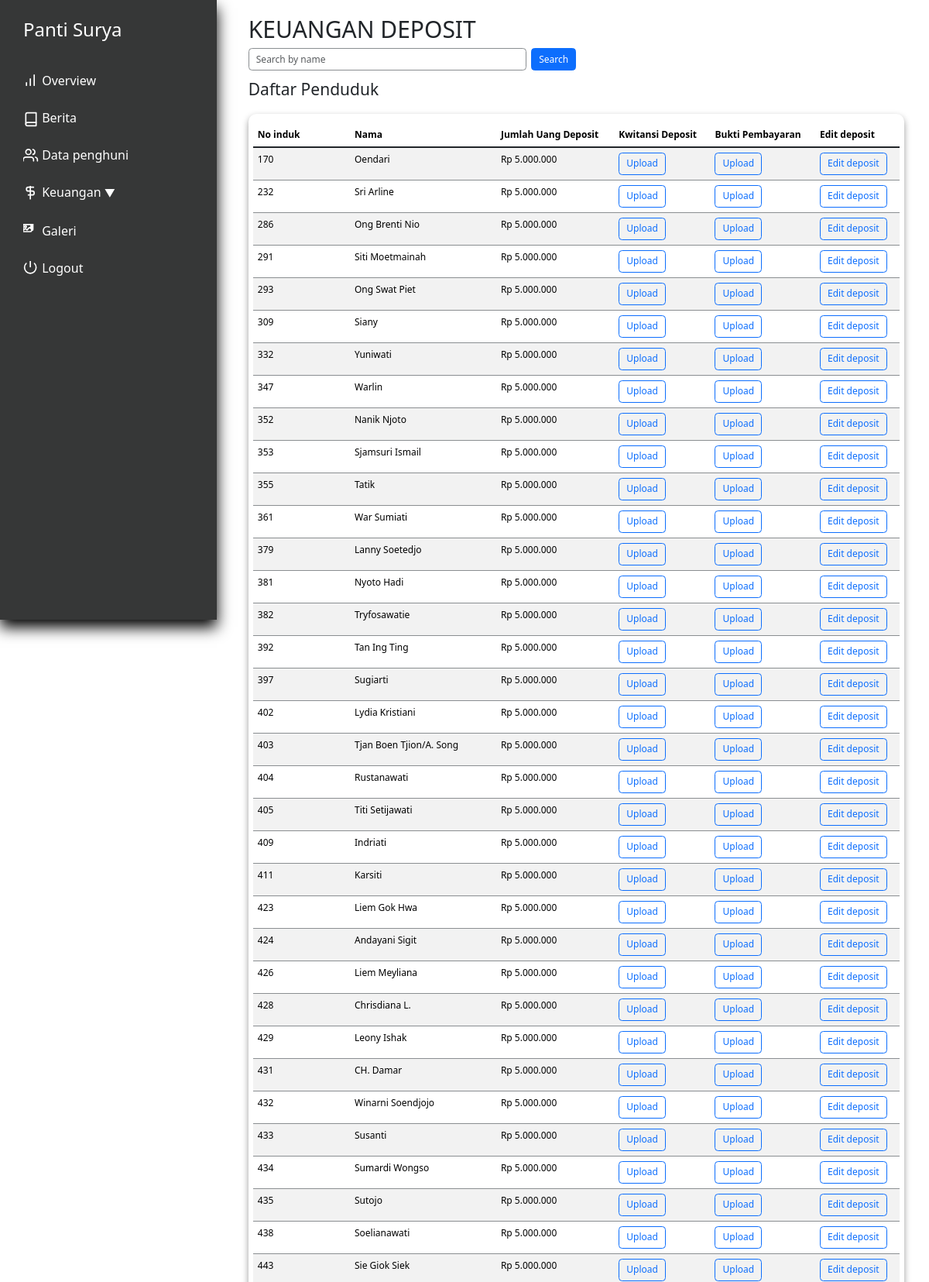
The page /keuangan_deposit.php (signed in, upper part) on the database its author committed.
### tables this page shows
CREATE TABLE `penduduk` (
  `id` int(11) NOT NULL,
  `nama` varchar(250) NOT NULL,
  `alamat` varchar(100) NOT NULL,
  `tanggal_masuk` date DEFAULT NULL,
  `keuangan_pondokkan` int(11) NOT NULL,
  `keuangan_tabungan` int(11) NOT NULL,
  `keuangan_obat` int(11) NOT NULL,
  `keuangan_total` int(11) NOT NULL,
  `profile_picture` varchar(100) NOT NULL,
  `KTP` varchar(100) DEFAULT NULL,
  `KK` varchar(100) DEFAULT NULL,
  `BPJS` varchar(100) DEFAULT NULL,
  `deposit` int(11) DEFAULT NULL,
  `status` tinyint(1) NOT NULL DEFAULT 0,
  `tempat_lahir` varchar(100) NOT NULL DEFAULT '',
  `agama` varchar(15) NOT NULL DEFAULT ' ',
  `tanggal_lahir` date DEFAULT NULL,
  `nomor_induk` int(11) NOT NULL DEFAULT 0,
  `kwitansi_path` varchar(300) DEFAULT NULL,
  `bukti_path` varchar(300) DEFAULT NULL
);

### utils.php (called while the page is built, shortened)
<?php
class myDB
{
    private $host = "localhost";
    private $username = "root";
    private $password = "";
    private $database = "pantisurya";
    private $db;
    function __construct()
    {
        if ($this->db == null) {
            try {
                $this->db = new PDO("mysql:host=$this->host;dbname=$this->database", $this->username, $this->password);
                $this->db->setAttribute(PDO::ATTR_ERRMODE, PDO::ERRMODE_EXCEPTION);
            } catch (PDOException $e) {
                echo "Connection failed: " . $e->getMessage();
            }
        }
    }
    function getAllPenduduk()
    {
        $query = "SELECT * FROM penduduk WHERE status=0 ORDER BY nomor_induk";
        $res = $this->db->prepare($query);
        $res->execute();
        return $res;
    }
    function formatRupiah($number) {
        return 'Rp ' . number_format($number, 0, ',', '.');
    }
}

### keuangan_deposit.php (the view, shortened to what this page needs)
<?php
    require 'utils.php';
    $db = new myDB();
    $stmt_all_residents = $db->getAllPenduduk();
    $residents = $stmt_all_residents->fetchAll(PDO::FETCH_ASSOC);
?>
<!DOCTYPE html>
<html lang="en">
<head>
    <?php include "layout/stylejquerynbs5.php" ?>
    <link rel="stylesheet" href="layout/indexstyle.css">
    <link rel="stylesheet" href="layout/styledatasiswa.css">
</head>
<body>
<div class="app">
    <div class="dashboard">
        <?php include 'nav.php'?>
        <div class="main">
            <div class="pad">
                <h1>KEUANGAN DEPOSIT</h1>
                <div class="search-bar">
                    <form method="POST" class="d-flex">
                        <input type="text" name="search" placeholder="Search by name" id="search_by_name" class="form-control me-2">
                        <button type="submit" class="btn btn-primary">Search</button>
                    </form>
                </div>
                <div class="residents-table">
                        <div style="display:flex; justify-content:space-between">
                            <h3 style="padding: 1rem; padding-left: 0;">Daftar Penduduk</h3>
                        </div>
                        <div class="content">
                            <table class="table table-hover table-striped" id="tabelPondokan">
                                <thead>
                                    <tr>
                                        <th width="15%">No induk</th>
                                        <th>Nama</th>
                                        <th>Jumlah Uang Deposit</th>
                                        <th>Kwitansi Deposit</th>
                                        <th>Bukti Pembayaran</th>
                                        <th>Edit deposit</th>
                                    </tr>
                                </thead>
                                <tbody class="table-group-divider" id="tabelPondokanBody">
                                    <?php foreach($residents as $resident): ?>
                                    <tr>
                                        <td><?php echo $resident['nomor_induk']; ?></td>
                                        <td><?php echo $resident['nama']; ?></td>
                                        <td><?php echo $db->formatRupiah($resident['deposit']); ?></td>
                                        <td>
                                            <?php if (!empty($resident['kwitansi_path'])): ?>
                                                <a href="deposit/<?php echo $resident['nama']; ?>/<?php echo $resident['kwitansi_path']; ?>" class="btn btn-outline-success" target="_blank">Download</a>
                                            <?php else: ?>
                                                <button class="btn btn-outline-primary" onclick="openUploadModal('<?php echo $resident['id']; ?>', true)">Upload</button>
                                            <?php endif; ?>
                                        </td>
                                        <td>
                                            <?php if (!empty($resident['bukti_path'])): ?>
                                                <a href="deposit/<?php echo $resident['nama']; ?>/<?php echo $resident['bukti_path']; ?>" class="btn btn-outline-success" target="_blank">Download</a>
                                            <?php else: ?>
                                                <button class="btn btn-outline-primary" onclick="openUploadModal('<?php echo $resident['id']; ?>', false)">Upload</button>
                                            <?php endif; ?>
                                        </td>
                                        <td>
                                            <button onclick="window.location.href='laporanDeposit.php?id=<?php echo $resident['id']; ?>'" class="btn btn-outline-primary">Edit deposit</button>
                                        </td>
                                    </tr>
                                    <?php endforeach; ?>
                                </tbody>
                            </table>
                        </div>
                    </div>
                </div>
            </div>
        </div>
    </div>
</body>
</html>

### layout/indexstyle.css (style rules this page uses)
:root { --side-nav-width: 280px; --bs-border-color: #8a8e91; font-family: 'Roboto', sans-serif; }
* { box-sizing: border-box; margin: 0; padding: 0; }
.pad { padding: 1.7rem; }
.dashboard { display: flex; flex-direction: row; gap: 1.7rem; }
.content { padding: 1rem 0.5rem; gap: 1rem; background-color: #363737; }
.main { flex: 1; min-height: 100vh; }
.content { display: flex; }
@media (max-width: 1366px) { html { font-size: 75%; } }

### layout/styledatasiswa.css (style rules this page uses)
.main { margin-right: 1rem; }
.d-flex { width: 50%; }
.main .content { border-radius: 10px; background-color: #ffff; box-shadow: 0px 4px 8px rgba(0, 0, 0, 0.4); margin-bottom: 20px; display: flex; flex-direction: column; align-items: center; }

### rows shown on the page
penduduk: nomor_induk "170", nama "Oendari", deposit "Rp 5.000.000"
penduduk: nomor_induk "232", nama "Sri Arline", deposit "Rp 5.000.000"
penduduk: nomor_induk "286", nama "Ong Brenti Nio", deposit "Rp 5.000.000"
penduduk: nomor_induk "291", nama "Siti Moetmainah", deposit "Rp 5.000.000"
penduduk: nomor_induk "293", nama "Ong Swat Piet", deposit "Rp 5.000.000"
penduduk: nomor_induk "309", nama "Siany", deposit "Rp 5.000.000"
penduduk: nomor_induk "332", nama "Yuniwati", deposit "Rp 5.000.000"
penduduk: nomor_induk "347", nama "Warlin", deposit "Rp 5.000.000"
penduduk: nomor_induk "352", nama "Nanik Njoto", deposit "Rp 5.000.000"
penduduk: nomor_induk "353", nama "Sjamsuri Ismail", deposit "Rp 5.000.000"
penduduk: nomor_induk "355", nama "Tatik", deposit "Rp 5.000.000"
penduduk: nomor_induk "361", nama "War Sumiati", deposit "Rp 5.000.000"
penduduk: nomor_induk "379", nama "Lanny Soetedjo", deposit "Rp 5.000.000"
penduduk: nomor_induk "381", nama "Nyoto Hadi", deposit "Rp 5.000.000"
penduduk: nomor_induk "382", nama "Tryfosawatie", deposit "Rp 5.000.000"
penduduk: nomor_induk "392", nama "Tan Ing Ting", deposit "Rp 5.000.000"
penduduk: nomor_induk "397", nama "Sugiarti", deposit "Rp 5.000.000"
penduduk: nomor_induk "402", nama "Lydia Kristiani", deposit "Rp 5.000.000"
penduduk: nomor_induk "403", nama "Tjan Boen Tjion/A. Song", deposit "Rp 5.000.000"
penduduk: nomor_induk "404", nama "Rustanawati", deposit "Rp 5.000.000"
penduduk: nomor_induk "405", nama "Titi Setijawati", deposit "Rp 5.000.000"
penduduk: nomor_induk "409", nama "Indriati", deposit "Rp 5.000.000"
penduduk: nomor_induk "411", nama "Karsiti", deposit "Rp 5.000.000"
penduduk: nomor_induk "423", nama "Liem Gok Hwa", deposit "Rp 5.000.000"
penduduk: nomor_induk "424", nama "Andayani Sigit", deposit "Rp 5.000.000"
penduduk: nomor_induk "426", nama "Liem Meyliana", deposit "Rp 5.000.000"
penduduk: nomor_induk "428", nama "Chrisdiana L.", deposit "Rp 5.000.000"
penduduk: nomor_induk "429", nama "Leony Ishak", deposit "Rp 5.000.000"
penduduk: nomor_induk "431", nama "CH. Damar", deposit "Rp 5.000.000"
penduduk: nomor_induk "432", nama "Winarni Soendjojo", deposit "Rp 5.000.000"
penduduk: nomor_induk "433", nama "Susanti", deposit "Rp 5.000.000"
penduduk: nomor_induk "434", nama "Sumardi Wongso", deposit "Rp 5.000.000"
penduduk: nomor_induk "435", nama "Sutojo", deposit "Rp 5.000.000"
penduduk: nomor_induk "438", nama "Soelianawati", deposit "Rp 5.000.000"
penduduk: nomor_induk "443", nama "Sie Giok Siek", deposit "Rp 5.000.000"
